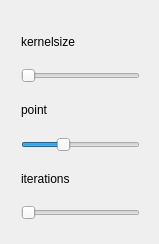
<?xml version="1.0" encoding="UTF-8"?>
<ui version="4.0">
 <class>DilationStepWidget</class>
 <widget class="QDialog" name="DilationStepWidget">
  <property name="geometry">
   <rect>
    <x>0</x>
    <y>0</y>
    <width>159</width>
    <height>244</height>
   </rect>
  </property>
  <property name="windowTitle">
   <string>DilationStepWidget</string>
  </property>
  <widget class="QWidget" name="">
   <property name="geometry">
    <rect>
     <x>10</x>
     <y>10</y>
     <width>141</width>
     <height>221</height>
    </rect>
   </property>
   <layout class="QVBoxLayout" name="verticalLayout">
    <item>
     <widget class="QLabel" name="label">
      <property name="text">
       <string>kernelsize</string>
      </property>
     </widget>
    </item>
    <item>
     <widget class="QSlider" name="horizontalSlider">
      <property name="minimum">
       <number>1</number>
      </property>
      <property name="maximum">
       <number>20</number>
      </property>
      <property name="orientation">
       <enum>Qt::Horizontal</enum>
      </property>
     </widget>
    </item>
    <item>
     <widget class="QLabel" name="label_2">
      <property name="text">
       <string>point</string>
      </property>
     </widget>
    </item>
    <item>
     <widget class="QSlider" name="horizontalSlider_2">
      <property name="minimum">
       <number>-3</number>
      </property>
      <property name="maximum">
       <number>3</number>
      </property>
      <property name="value">
       <number>-1</number>
      </property>
      <property name="orientation">
       <enum>Qt::Horizontal</enum>
      </property>
     </widget>
    </item>
    <item>
     <widget class="QLabel" name="label_3">
      <property name="text">
       <string>iterations</string>
      </property>
     </widget>
    </item>
    <item>
     <widget class="QSlider" name="horizontalSlider_3">
      <property name="minimum">
       <number>1</number>
      </property>
      <property name="maximum">
       <number>10</number>
      </property>
      <property name="orientation">
       <enum>Qt::Horizontal</enum>
      </property>
     </widget>
    </item>
   </layout>
  </widget>
 </widget>
 <layoutdefault spacing="6" margin="11"/>
 <resources/>
 <connections/>
</ui>
